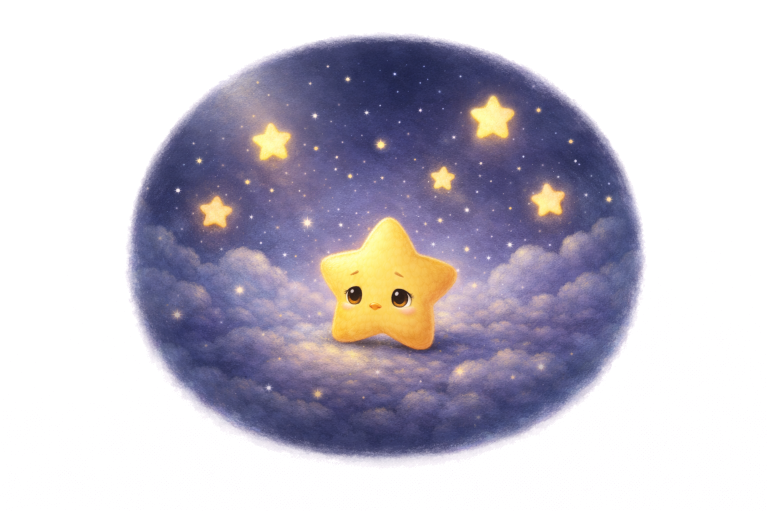
#> input picture flutter_app/assets/images/stories/shining_star/one.png, 1536 x 1024 px, found by its file name (shown at 1/2 size)
$ python fix_shining_star_one_bg.py
#> lines starting #> are read from the running program, lines starting #| are printed output that depends on the picture; after the words box and inside, x2 and y2 are one past the last pixel; in counts of white or black regions, pixels touching at a corner belong together
"""
Optional margin strip — skip if you want opaque image backgrounds on the page.

Make shining_star/one.png outer margins transparent (edge-connected near-white).

Re-run after replacing the asset. Scenes two–five are expected as RGBA with soft
edges already; this script only rewrites one.png in the folder.
"""
from collections import deque
from pathlib import Path

import numpy as np
from PIL import Image

FOLDER = Path(__file__).resolve().parent.parent / "web" / "icons" / "stories" / "shining_star"
# Slightly looser than Chicky so faint off-white corners (e.g. G=246) still peel.
MIN_CHANNEL = 245
MIN_SUM = 738


def rgba_remove_edge_white(rgb: np.ndarray) -> np.ndarray:
    h, w = rgb.shape[:2]
    r = rgb[:, :, 0].astype(np.int16)
    g = rgb[:, :, 1].astype(np.int16)
    b = rgb[:, :, 2].astype(np.int16)
    cand = (r >= MIN_CHANNEL) & (g >= MIN_CHANNEL) & (b >= MIN_CHANNEL) & ((r + g + b) >= MIN_SUM)
    vis = np.zeros((h, w), dtype=bool)
    q: deque[tuple[int, int]] = deque()
    for x in range(w):
        for y in (0, h - 1):
            if cand[y, x] and not vis[y, x]:
                vis[y, x] = True
                q.append((y, x))
    for y in range(h):
        for x in (0, w - 1):
            if cand[y, x] and not vis[y, x]:
                vis[y, x] = True
                q.append((y, x))
    while q:
        y, x = q.popleft()
        for dy, dx in ((0, 1), (0, -1), (1, 0), (-1, 0)):
            ny, nx = y + dy, x + dx
            if 0 <= ny < h and 0 <= nx < w and not vis[ny, nx] and cand[ny, nx]:
                vis[ny, nx] = True
                q.append((ny, nx))
    out = np.zeros((h, w, 4), dtype=np.uint8)
    out[:, :, :3] = rgb
    out[:, :, 3] = np.where(vis, 0, 255)
    return out


def main() -> None:
    path = FOLDER / "one.png"
    im = Image.open(path)
#> im is the input picture: PIL image 1536x1024 RGBA; mean R, G, B, A 194.8, 188.7, 202.2, 118.1
    if im.mode == "RGBA":
        arr = np.asarray(im)
        rgb = arr[:, :, :3]
        base_a = arr[:, :, 3]
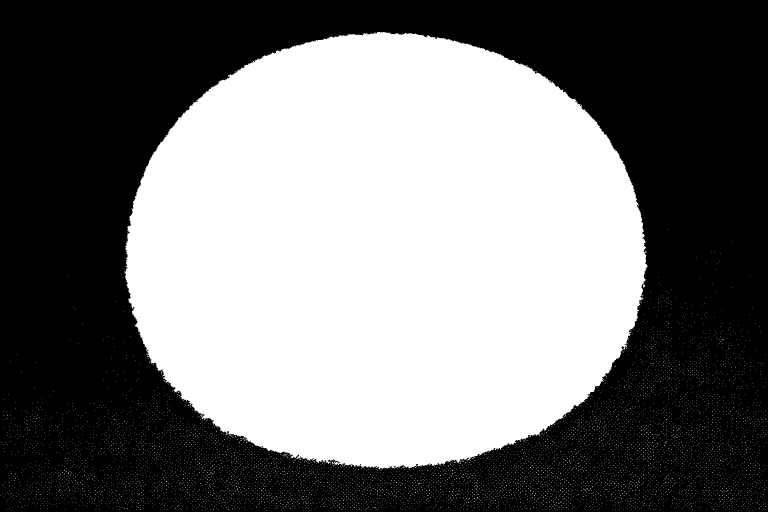
#> base_a: shape (1024, 1536) (shown at 1/2 size); 46.3% white; 6621 white regions (6620 under 20 px), largest, box (x1, y1, x2, y2) and area: (249, 64, 1295, 939) 720275
        rgba = rgba_remove_edge_white(rgb)
#> in rgba_remove_edge_white, `r = rgb[:, :, 0].astype(np.int16)`:
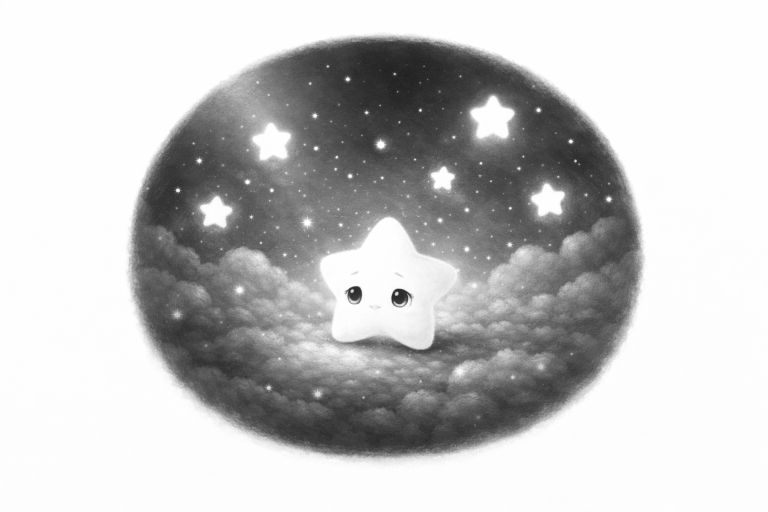
#> r: shape (1024, 1536) int16 (shown at 1/2 size); min 29, max 255, mean 194.8
#> in rgba_remove_edge_white, `g = rgb[:, :, 1].astype(np.int16)`:
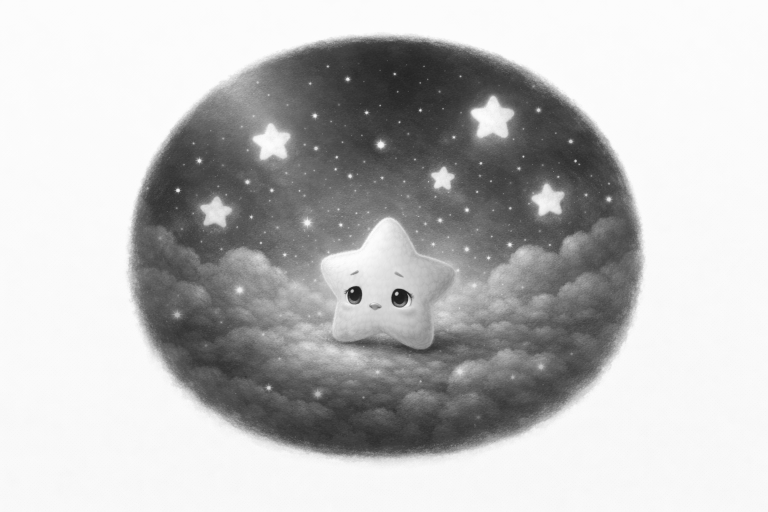
#> g: shape (1024, 1536) int16 (shown at 1/2 size); min 26, max 254, mean 188.7
#> in rgba_remove_edge_white, `b = rgb[:, :, 2].astype(np.int16)`:
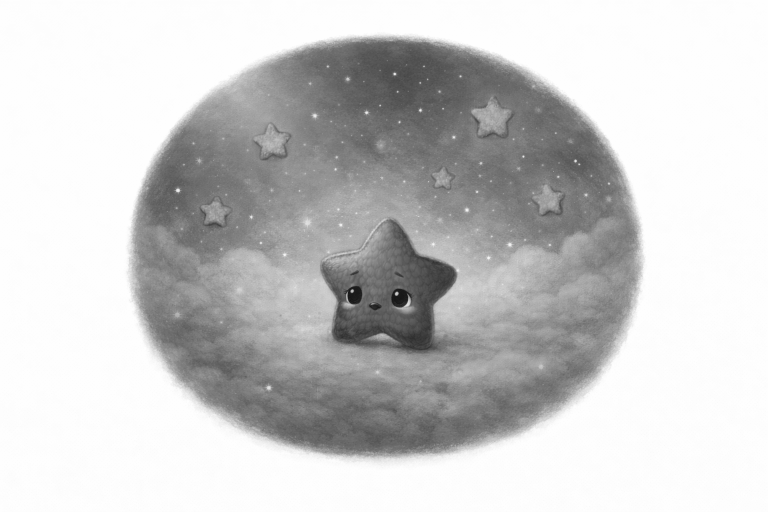
#> b: shape (1024, 1536) int16 (shown at 1/2 size); min 18, max 255, mean 202.2
#> in rgba_remove_edge_white, `cand = (r >= MIN_CHANNEL) & (g >= MIN_CHANNEL) & (b >= MIN_CHANNEL) & ..`: cand: shape (1024, 1536) bool; 53.7% white; 6622 black regions (6621 under 20 px), largest, box (x1, y1, x2, y2) and area: (249, 64, 1295, 939) 719719
#> after the loop in rgba_remove_edge_white, `for x in range(w):`:
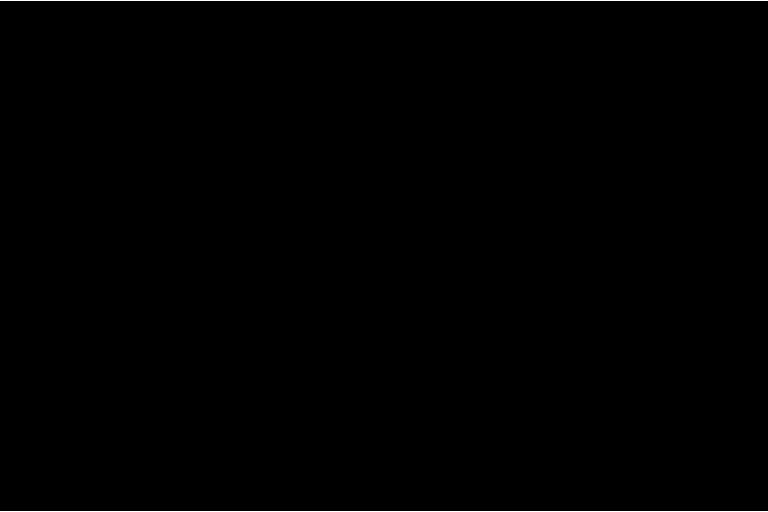
#> vis: shape (1024, 1536) bool (shown at 1/2 size); 0.2% white in thin lines or dots
#> after the loop in rgba_remove_edge_white, `for y in range(h):`:
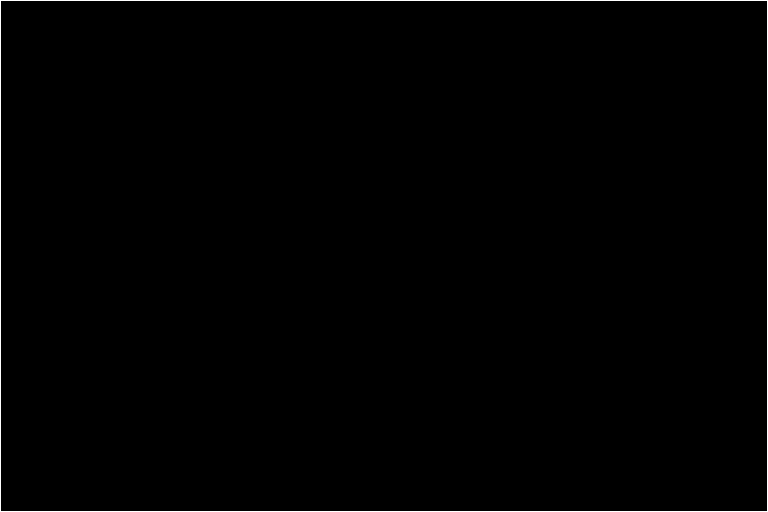
#> vis: shape (1024, 1536) bool (shown at 1/2 size); 0.33% white in thin lines or dots
        rgba[:, :, 3] = np.minimum(rgba[:, :, 3], base_a)
    else:
        rgb = np.asarray(im.convert("RGB"))
        rgba = rgba_remove_edge_white(rgb)
    Image.fromarray(rgba, "RGBA").save(path, optimize=True)
    print(path.name, "saved RGBA")


if __name__ == "__main__":
    main()

$ run again, with flutter_app/assets/numbers/five.png copied over flutter_app/assets/images/stories/shining_star/one.png
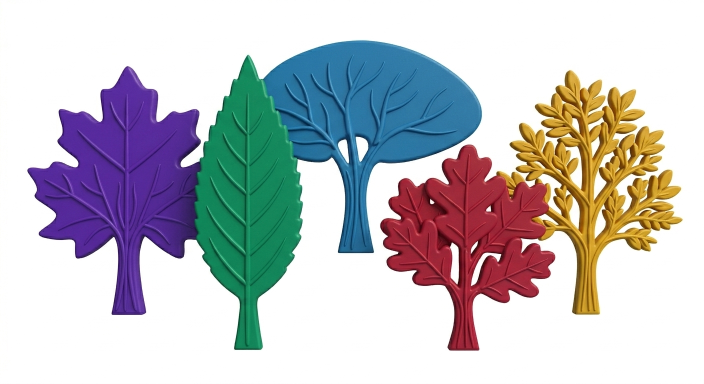
#> input picture flutter_app/assets/numbers/five.png, 1408 x 768 px, found by its file name (shown at 1/2 size)
#> in main, im is the input picture: PIL image 1408x768 RGBA; mean R, G, B, A 193.2, 192.9, 196.5, 255
#> base_a: shape (768, 1408); every value is 255
#> in rgba_remove_edge_white, `cand = (r >= MIN_CHANNEL) & (g >= MIN_CHANNEL) & (b >= MIN_CHANNEL) & ..`:
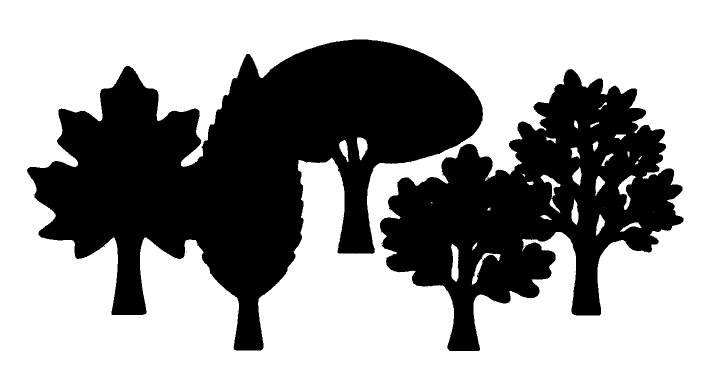
#> cand: shape (768, 1408) bool (shown at 1/2 size); 60.7% white; 14 black regions (12 under 20 px), largest, box (x1, y1, x2, y2) and area: (54, 79, 966, 701) 264253, (760, 138, 1367, 702) 160224
#> after the loop in rgba_remove_edge_white, `while q:`:
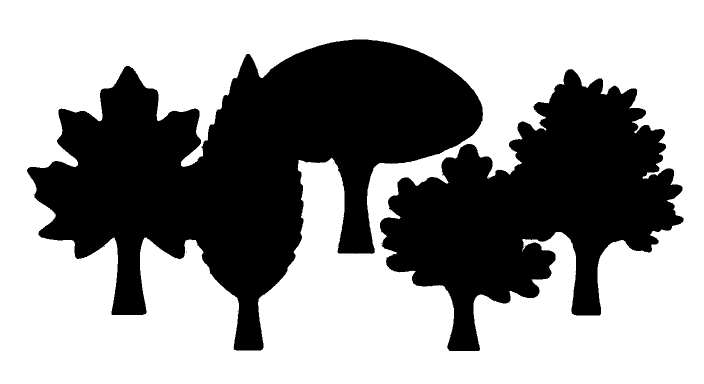
#> vis: shape (768, 1408) bool (shown at 1/2 size); 60% white; 12 black regions (10 under 20 px), largest, box (x1, y1, x2, y2) and area: (54, 79, 966, 701) 265352, (760, 138, 1367, 702) 166713

$ run again, with flutter_app/assets/numbers/four.png copied over flutter_app/assets/images/stories/shining_star/one.png
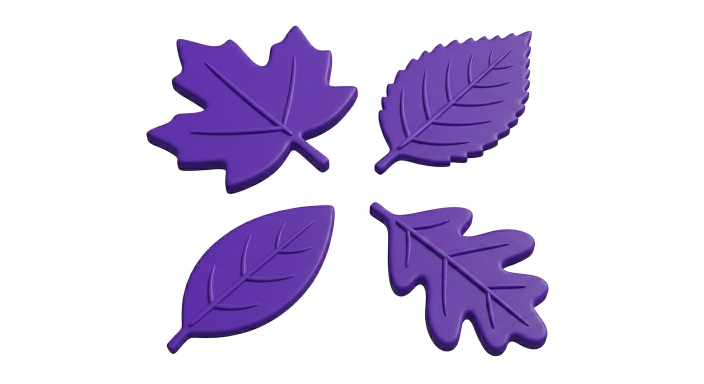
#> input picture flutter_app/assets/numbers/four.png, 1408 x 768 px, found by its file name (shown at 1/2 size)
#> in main, im is the input picture: PIL image 1408x768 RGBA; mean R, G, B, A 216.1, 206.7, 231.2, 255
#> base_a: shape (768, 1408); every value is 255
#> in rgba_remove_edge_white, `b = rgb[:, :, 2].astype(np.int16)`:
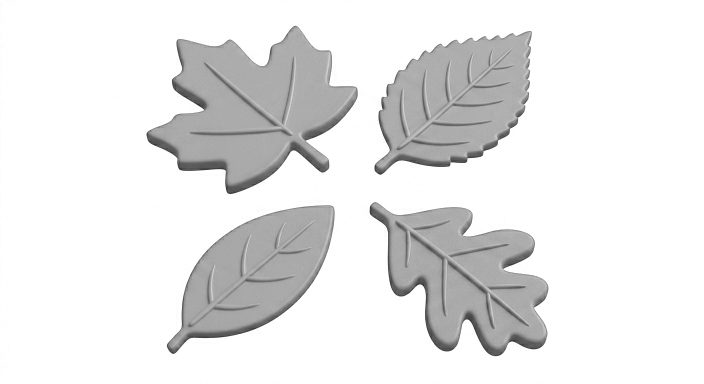
#> b: shape (768, 1408) int16 (shown at 1/2 size); min 28, max 255, mean 231.2
#> in rgba_remove_edge_white, `cand = (r >= MIN_CHANNEL) & (g >= MIN_CHANNEL) & (b >= MIN_CHANNEL) & ..`:
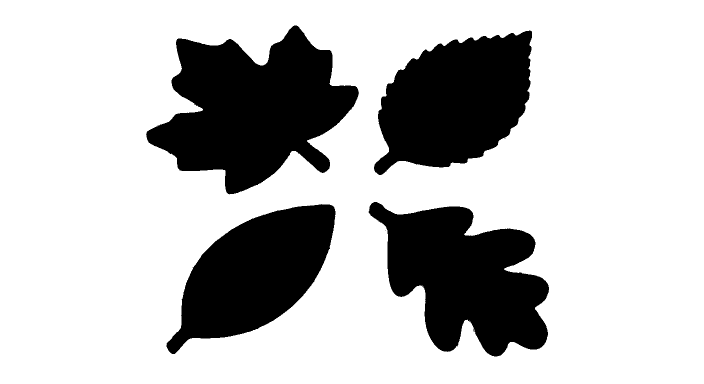
#> cand: shape (768, 1408) bool (shown at 1/2 size); 75.1% white; 5 black regions (1 under 20 px), largest, box (x1, y1, x2, y2) and area: (292, 51, 718, 389) 82715, (737, 404, 1098, 713) 67919, (748, 61, 1064, 350) 62853, (333, 408, 671, 708) 56272
